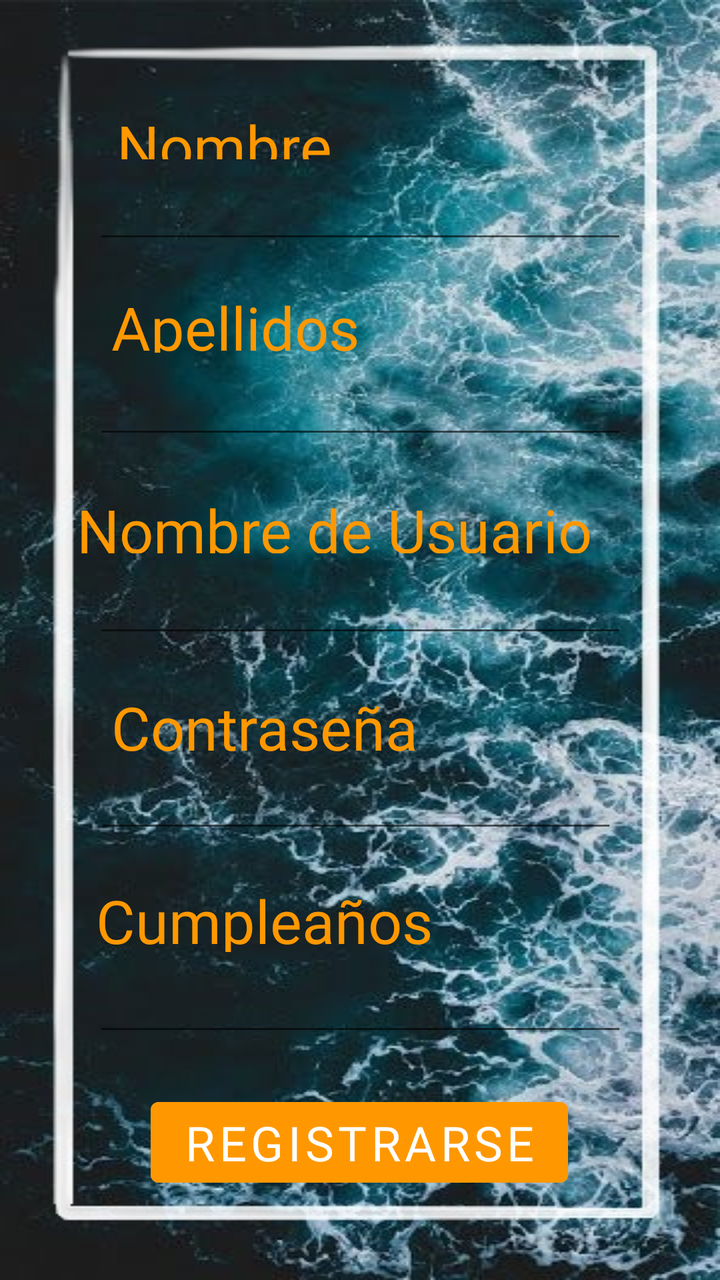
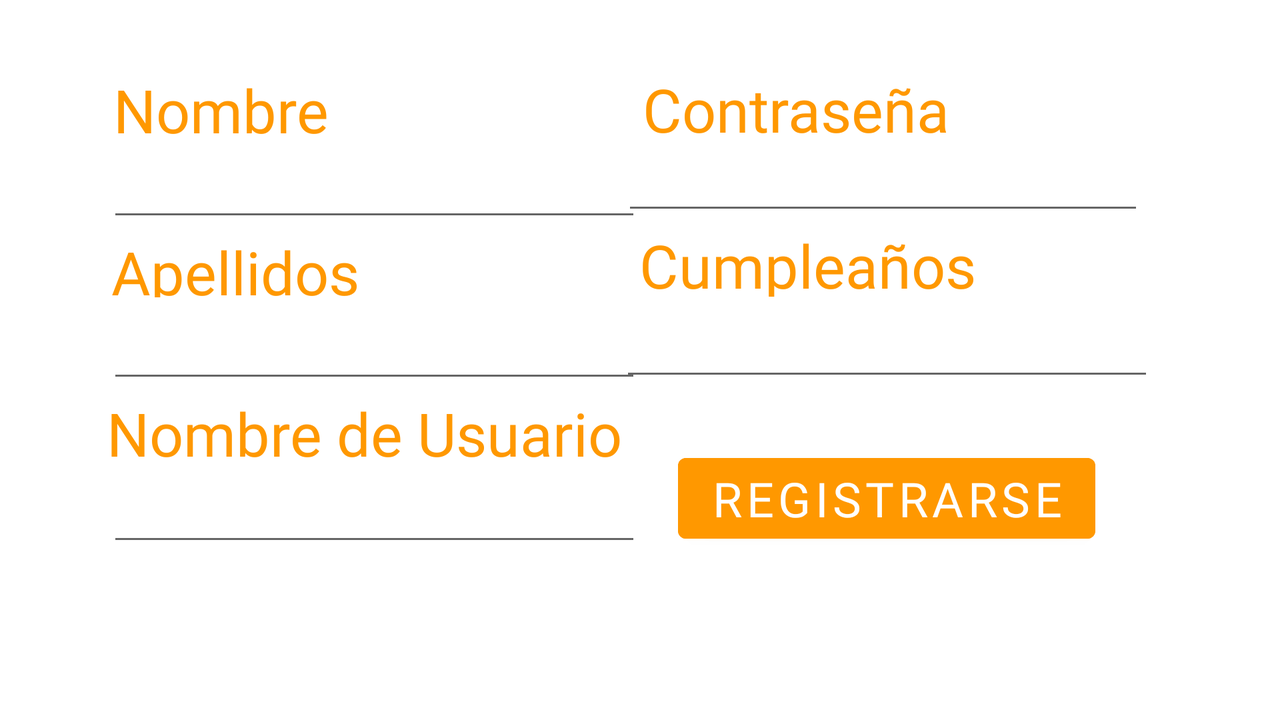

Two renders of one Android screen. The first uses the default layout on a phone; the second uses the alternative layout the repository ships for a different screen configuration, on a matching device. The two XML files are below.
<!-- AndroidManifest.xml: application theme Theme.Entrega2_DAS -->
<!-- res/layout/activity_registro.xml -->
<?xml version="1.0" encoding="utf-8"?>
<androidx.constraintlayout.widget.ConstraintLayout xmlns:android="http://schemas.android.com/apk/res/android"
    xmlns:app="http://schemas.android.com/apk/res-auto"
    xmlns:tools="http://schemas.android.com/tools"
    android:layout_width="match_parent"
    android:layout_height="match_parent"
    android:background="@drawable/fondoregistro"
    tools:context=".InicioRegistro.Registro">

    <EditText
        android:id="@+id/ptCumple"
        android:layout_width="267dp"
        android:layout_height="47dp"
        android:ems="10"
        android:fontFamily="@font/allerta_stencil"
        android:inputType="textPersonName"
        android:clickable="true"
        android:focusable="false"
        android:textColor="#FFFFFF"
        android:textSize="24sp"
        app:layout_constraintBottom_toBottomOf="parent"
        app:layout_constraintEnd_toEndOf="parent"
        app:layout_constraintStart_toStartOf="parent"
        app:layout_constraintTop_toBottomOf="@+id/tvCumple"
        app:layout_constraintVertical_bias="0.0" />

    <TextView
        android:id="@+id/tvCumple"
        android:layout_width="258dp"
        android:layout_height="36dp"
        android:fontFamily="@font/monofett"
        android:text="Cumpleaños"
        android:textColor="#FF9800"
        android:textSize="30sp"
        app:layout_constraintBottom_toBottomOf="parent"
        app:layout_constraintEnd_toEndOf="parent"
        app:layout_constraintHorizontal_bias="0.47"
        app:layout_constraintStart_toStartOf="parent"
        app:layout_constraintTop_toBottomOf="@+id/tpContrasena"
        app:layout_constraintVertical_bias="0.102" />

    <TextView
        android:id="@+id/tvContrasena"
        android:layout_width="185dp"
        android:layout_height="33dp"
        android:fontFamily="@font/monofett"
        android:text="Contraseña"
        android:textColor="#FF9800"
        android:textSize="30sp"
        app:layout_constraintBottom_toBottomOf="parent"
        app:layout_constraintEnd_toEndOf="parent"
        app:layout_constraintHorizontal_bias="0.318"
        app:layout_constraintStart_toStartOf="parent"
        app:layout_constraintTop_toBottomOf="@+id/ptUsernameR"
        app:layout_constraintVertical_bias="0.069" />

    <TextView
        android:id="@+id/tvUsernameR"
        android:layout_width="302dp"
        android:layout_height="32dp"
        android:fontFamily="@font/monofett"
        android:text="Nombre de Usuario"
        android:textColor="#FF9800"
        android:textSize="30sp"
        app:layout_constraintBottom_toBottomOf="parent"
        app:layout_constraintEnd_toEndOf="parent"
        app:layout_constraintHorizontal_bias="0.66"
        app:layout_constraintStart_toStartOf="parent"
        app:layout_constraintTop_toBottomOf="@+id/ptApellidos"
        app:layout_constraintVertical_bias="0.053" />

    <EditText
        android:id="@+id/ptUsernameR"
        android:layout_width="267dp"
        android:layout_height="47dp"
        android:ems="10"
        android:fontFamily="@font/allerta_stencil"
        android:inputType="textPersonName"
        android:textColor="#FFFFFF"
        android:textSize="24sp"
        app:layout_constraintBottom_toBottomOf="parent"
        app:layout_constraintEnd_toEndOf="parent"
        app:layout_constraintStart_toStartOf="parent"
        app:layout_constraintTop_toBottomOf="@+id/tvUsernameR"
        app:layout_constraintVertical_bias="0.0" />

    <TextView
        android:id="@+id/tvApellidos"
        android:layout_width="185dp"
        android:layout_height="33dp"
        android:fontFamily="@font/monofett"
        android:text="Apellidos"
        android:textColor="#FF9800"
        android:textSize="30sp"
        app:layout_constraintBottom_toBottomOf="parent"
        app:layout_constraintEnd_toEndOf="parent"
        app:layout_constraintHorizontal_bias="0.318"
        app:layout_constraintStart_toStartOf="parent"
        app:layout_constraintTop_toBottomOf="@+id/ptNombre"
        app:layout_constraintVertical_bias="0.035" />

    <EditText
        android:id="@+id/ptApellidos"
        android:layout_width="267dp"
        android:layout_height="47dp"
        android:ems="10"
        android:fontFamily="@font/allerta_stencil"
        android:inputType="textPersonName"
        android:textColor="#FFFFFF"
        android:textSize="24sp"
        app:layout_constraintBottom_toBottomOf="parent"
        app:layout_constraintEnd_toEndOf="parent"
        app:layout_constraintStart_toStartOf="parent"
        app:layout_constraintTop_toBottomOf="@+id/tvApellidos"
        app:layout_constraintVertical_bias="0.002" />

    <TextView
        android:id="@+id/tvNombre"
        android:layout_width="137dp"
        android:layout_height="27dp"
        android:fontFamily="@font/monofett"
        android:text="Nombre"
        android:textColor="#FF9800"
        android:textSize="30sp"
        app:layout_constraintBottom_toBottomOf="parent"
        app:layout_constraintEnd_toEndOf="parent"
        app:layout_constraintHorizontal_bias="0.262"
        app:layout_constraintStart_toStartOf="parent"
        app:layout_constraintTop_toTopOf="parent"
        app:layout_constraintVertical_bias="0.086" />

    <EditText
        android:id="@+id/ptNombre"
        android:layout_width="267dp"
        android:layout_height="47dp"
        android:ems="10"
        android:fontFamily="@font/allerta_stencil"
        android:inputType="textPersonName"
        android:textColor="#FFFFFF"
        android:textSize="24sp"
        app:layout_constraintBottom_toBottomOf="parent"
        app:layout_constraintEnd_toEndOf="parent"
        app:layout_constraintStart_toStartOf="parent"
        app:layout_constraintTop_toBottomOf="@+id/tvNombre"
        app:layout_constraintVertical_bias="0.0" />

    <EditText
        android:id="@+id/tpContrasena"
        android:layout_width="261dp"
        android:layout_height="45dp"
        android:ems="10"
        android:fontFamily="@font/allerta_stencil"
        android:inputType="textPassword"
        android:textColor="#FFFFFF"
        android:textSize="24sp"
        app:layout_constraintBottom_toBottomOf="parent"
        app:layout_constraintEnd_toEndOf="parent"
        app:layout_constraintHorizontal_bias="0.48"
        app:layout_constraintStart_toStartOf="parent"
        app:layout_constraintTop_toBottomOf="@+id/tvContrasena"
        app:layout_constraintVertical_bias="0.0" />

    <Button
        android:id="@+id/bReg"
        android:layout_width="wrap_content"
        android:layout_height="wrap_content"
        android:backgroundTint="#FF9800"
        android:fontFamily="@font/allerta_stencil"
        android:text="Registrarse"
        android:textSize="24sp"
        app:layout_constraintBottom_toBottomOf="parent"
        app:layout_constraintEnd_toEndOf="parent"
        app:layout_constraintHorizontal_bias="0.497"
        app:layout_constraintStart_toStartOf="parent"
        app:layout_constraintTop_toBottomOf="@+id/ptCumple"
        app:layout_constraintVertical_bias="0.341" />
</androidx.constraintlayout.widget.ConstraintLayout>
<!-- resources referenced by this layout -->
<resources>
  <!-- drawable fondoregistro: jpg bitmap (drawable, 89247 bytes) -->
  <style name="Theme.Entrega2_DAS" parent="Theme.MaterialComponents.DayNight.DarkActionBar">
          
          <item name="colorPrimary">@color/purple_500</item>
          <item name="colorPrimaryVariant">@color/purple_700</item>
          <item name="colorOnPrimary">@color/white</item>
          
          <item name="colorSecondary">@color/teal_200</item>
          <item name="colorSecondaryVariant">@color/teal_700</item>
          <item name="colorOnSecondary">@color/black</item>
          
          <item name="android:statusBarColor" tools:targetApi="l">?attr/colorPrimaryVariant</item>
          
      </style>
</resources>
<!-- res/layout-land/activity_registro.xml (the repository's variant of the layout above) -->
<!-- drawn on the phone turned sideways -->
<?xml version="1.0" encoding="utf-8"?>
<androidx.constraintlayout.widget.ConstraintLayout xmlns:android="http://schemas.android.com/apk/res/android"
    xmlns:app="http://schemas.android.com/apk/res-auto"
    xmlns:tools="http://schemas.android.com/tools"
    android:layout_width="match_parent"
    android:layout_height="match_parent"
    android:background="@drawable/fondoregistroland"
    tools:context=".InicioRegistro.Registro">

    <TextView
        android:id="@+id/tvNombre"
        android:layout_width="134dp"
        android:layout_height="34dp"
        android:fontFamily="@font/monofett"
        android:gravity="left"
        android:text="Nombre"
        android:textColor="#FF9800"
        android:textSize="30sp"
        app:layout_constraintBottom_toBottomOf="parent"
        app:layout_constraintEnd_toEndOf="parent"
        app:layout_constraintHorizontal_bias="0.112"
        app:layout_constraintStart_toStartOf="parent"
        app:layout_constraintTop_toTopOf="parent"
        app:layout_constraintVertical_bias="0.106" />

    <EditText
        android:id="@+id/ptUsernameR"
        android:layout_width="267dp"
        android:layout_height="47dp"
        android:ems="10"
        android:fontFamily="@font/allerta_stencil"
        android:inputType="textPersonName"
        android:textColor="#FFFFFF"
        android:textSize="24sp"
        app:layout_constraintBottom_toBottomOf="parent"
        app:layout_constraintEnd_toEndOf="parent"
        app:layout_constraintHorizontal_bias="0.144"
        app:layout_constraintStart_toStartOf="parent"
        app:layout_constraintTop_toBottomOf="@+id/tvUsernameR"
        app:layout_constraintVertical_bias="0.01" />

    <Button
        android:id="@+id/bReg"
        android:layout_width="wrap_content"
        android:layout_height="wrap_content"
        android:backgroundTint="#FF9800"
        android:fontFamily="@font/allerta_stencil"
        android:text="Registrarse"
        android:textSize="24sp"
        app:layout_constraintBottom_toBottomOf="parent"
        app:layout_constraintEnd_toEndOf="parent"
        app:layout_constraintHorizontal_bias="0.786"
        app:layout_constraintStart_toStartOf="parent"
        app:layout_constraintTop_toBottomOf="@+id/ptCumple"
        app:layout_constraintVertical_bias="0.246" />

    <EditText
        android:id="@+id/ptApellidos"
        android:layout_width="267dp"
        android:layout_height="47dp"
        android:ems="10"
        android:fontFamily="@font/allerta_stencil"
        android:inputType="textPersonName"
        android:textColor="#FFFFFF"
        android:textSize="24sp"
        app:layout_constraintBottom_toBottomOf="parent"
        app:layout_constraintEnd_toEndOf="parent"
        app:layout_constraintHorizontal_bias="0.144"
        app:layout_constraintStart_toStartOf="parent"
        app:layout_constraintTop_toBottomOf="@+id/tvApellidos"
        app:layout_constraintVertical_bias="0.005" />

    <EditText
        android:id="@+id/ptContrasena"
        android:layout_width="261dp"
        android:layout_height="45dp"
        android:ems="10"
        android:fontFamily="@font/allerta_stencil"
        android:inputType="textPassword"
        android:textColor="#FFFFFF"
        android:textSize="24sp"
        app:layout_constraintBottom_toBottomOf="parent"
        app:layout_constraintEnd_toEndOf="parent"
        app:layout_constraintHorizontal_bias="0.821"
        app:layout_constraintStart_toStartOf="parent"
        app:layout_constraintTop_toBottomOf="@+id/tvContrasena"
        app:layout_constraintVertical_bias="0.0" />

    <EditText
        android:id="@+id/ptCumple"
        android:layout_width="267dp"
        android:layout_height="47dp"
        android:clickable="true"
        android:ems="10"
        android:focusable="false"
        android:fontFamily="@font/allerta_stencil"
        android:inputType="textPersonName"
        android:textColor="#FFFFFF"
        android:textSize="24sp"
        app:layout_constraintBottom_toBottomOf="parent"
        app:layout_constraintEnd_toEndOf="parent"
        app:layout_constraintHorizontal_bias="0.831"
        app:layout_constraintStart_toStartOf="parent"
        app:layout_constraintTop_toBottomOf="@+id/tvCumple"
        app:layout_constraintVertical_bias="0.0" />

    <TextView
        android:id="@+id/tvUsernameR"
        android:layout_width="283dp"
        android:layout_height="34dp"
        android:fontFamily="@font/monofett"
        android:gravity="left"
        android:text="Nombre de Usuario"
        android:textColor="#FF9800"
        android:textSize="30sp"
        app:layout_constraintBottom_toBottomOf="parent"
        app:layout_constraintEnd_toEndOf="parent"
        app:layout_constraintHorizontal_bias="0.149"
        app:layout_constraintStart_toStartOf="parent"
        app:layout_constraintTop_toBottomOf="@+id/ptApellidos"
        app:layout_constraintVertical_bias="0.0" />

    <TextView
        android:id="@+id/tvApellidos"
        android:layout_width="185dp"
        android:layout_height="33dp"
        android:fontFamily="@font/monofett"
        android:gravity="left"
        android:text="Apellidos"
        android:textColor="#FF9800"
        android:textSize="30sp"
        app:layout_constraintBottom_toBottomOf="parent"
        app:layout_constraintEnd_toEndOf="parent"
        app:layout_constraintHorizontal_bias="0.122"
        app:layout_constraintStart_toStartOf="parent"
        app:layout_constraintTop_toBottomOf="@+id/ptNombre"
        app:layout_constraintVertical_bias="0.0" />

    <TextView
        android:id="@+id/tvCumple"
        android:layout_width="201dp"
        android:layout_height="36dp"
        android:fontFamily="@font/monofett"
        android:gravity="left"
        android:text="Cumpleaños"
        android:textColor="#FF9800"
        android:textSize="30sp"
        app:layout_constraintBottom_toBottomOf="parent"
        app:layout_constraintEnd_toEndOf="parent"
        app:layout_constraintHorizontal_bias="0.728"
        app:layout_constraintStart_toStartOf="parent"
        app:layout_constraintTop_toBottomOf="@+id/ptContrasena"
        app:layout_constraintVertical_bias="0.0" />

    <TextView
        android:id="@+id/tvContrasena"
        android:layout_width="185dp"
        android:layout_height="33dp"
        android:fontFamily="@font/monofett"
        android:gravity="left"
        android:text="Contraseña"
        android:textColor="#FF9800"
        android:textSize="30sp"
        app:layout_constraintBottom_toBottomOf="parent"
        app:layout_constraintEnd_toEndOf="parent"
        app:layout_constraintHorizontal_bias="0.706"
        app:layout_constraintStart_toStartOf="parent"
        app:layout_constraintTop_toTopOf="parent"
        app:layout_constraintVertical_bias="0.105" />

    <EditText
        android:id="@+id/ptNombre"
        android:layout_width="267dp"
        android:layout_height="47dp"
        android:ems="10"
        android:fontFamily="@font/allerta_stencil"
        android:inputType="textPersonName"
        android:textColor="#FFFFFF"
        android:textSize="24sp"
        app:layout_constraintBottom_toBottomOf="parent"
        app:layout_constraintEnd_toEndOf="parent"
        app:layout_constraintHorizontal_bias="0.144"
        app:layout_constraintStart_toStartOf="parent"
        app:layout_constraintTop_toBottomOf="@+id/tvNombre"
        app:layout_constraintVertical_bias="0.0" />

</androidx.constraintlayout.widget.ConstraintLayout>
<!-- resources referenced by the variant -->
<!-- as the phone turned sideways resolves them -->
<resources>
  <style name="Theme.Entrega2_DAS" parent="Theme.MaterialComponents.DayNight.DarkActionBar">
          
          <item name="colorPrimary">@color/purple_500</item>
          <item name="colorPrimaryVariant">@color/purple_700</item>
          <item name="colorOnPrimary">@color/white</item>
          
          <item name="colorSecondary">@color/teal_200</item>
          <item name="colorSecondaryVariant">@color/teal_700</item>
          <item name="colorOnSecondary">@color/black</item>
          
          <item name="android:statusBarColor" tools:targetApi="l">?attr/colorPrimaryVariant</item>
          
      </style>
</resources>
